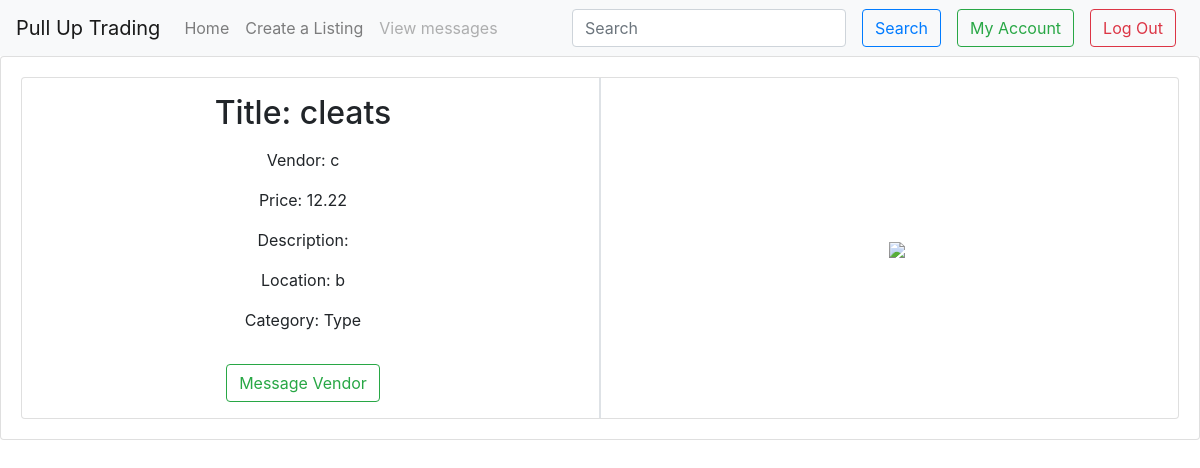
/listings/U0L0 (signed in), run on the app's committed database.
### tables this page shows
CREATE TABLE listings(id integer, userID integer, itemName text, itemCategory text,itemDescription text, price decimal, picture text, purchasedBy integer);

### __init__.py (the view, shortened to what this page needs)
@app.route('/listings/<listingID>', methods=['GET','POST'])
def viewListing(listingID):
    arr = listingID[1:].split('L')
    listingInfo = getListing(int(arr[0]), int(arr[1]))
    return render_template("viewListing.html", listing=listingInfo)

### data/dbfunc.py (called while the page is built)
def getUserInfo(user):
    db = sqlite3.connect(DB_FILE)
    c = db.cursor()
    if isinstance(user, str):
        arr = c.execute('SELECT * FROM users WHERE username=\"{}\";'.format(user)).fetchall()
    else:
        arr = c.execute('SELECT * FROM users WHERE id={};'.format(user)).fetchall()
    if len(arr)>0:
        return arr[0]
    return []

def getListing(userID, listingID):
    db = sqlite3.connect(DB_FILE)
    c = db.cursor()
    arr=c.execute('SELECT * FROM listings WHERE userID={} AND id={};'.format(userID, listingID)).fetchall()[0]
    entry = {}
    entry['title'] = arr[2]
    entry['vendor'] = getUserInfo(arr[1])[1]
    entry['imagesrc'] = 'static/images/' + arr[6]
    entry['location'] = getUserInfo(arr[1])[4]
    entry['price'] = arr[5]
    entry['type'] = arr[3]
    if arr[7] != -1:
        entry['purchasedBy'] = getUserInfo(arr[7])[1]
    print(entry)
    return entry

### templates/viewListing.html (shortened to what this page needs)
{% extends "base.html" %}
{% block body %}
    <div class="row">
        <div class="col">
            <div class="list">
                <div class="list-item my-3">
                    <h2 {% if 'purchasedBy' in listing %} class="text-danger" {% endif %}> Title: {{ listing['title'] }}</h2>
                </div>
                <div class="list-item my-3">
                    <p> Vendor: {{ listing['vendor'] }} </p>
                </div>
                <div class="list-item my-3">
                    <p> Price: {{ listing['price'] }} </p>
                </div>
                <div class="list-item my-3">
                    <p> Description: {{ listing['description'] }} </p>
                </div>
                <div class="list-item my-3">
                    <p> Location: {{ listing['location'] }} </p>
                </div>
                <div class="list-item my-3">
                    <p> Category: {{ listing['type'] }} </p>
                </div>
            </div>
            {% if 'username' in session %}
                {% if listing['vendor'] != session['username'] %}
                    <button class="btn btn-outline-success my-3">Message Vendor</button>
                {% endif %}
            {% endif %}
        </div>
        <div class="border"></div>
        <div class="col my-auto mx-auto">
            <image src="{{ listing['imagesrc'] }}"></image>
        </div>
    </div
{% endblock %}

### data on the page
listings: title "cleats", price "12.22", type "Type"

### other printed values
{{ listing['vendor'] }} "c"
{{ listing['location'] }} "b"
